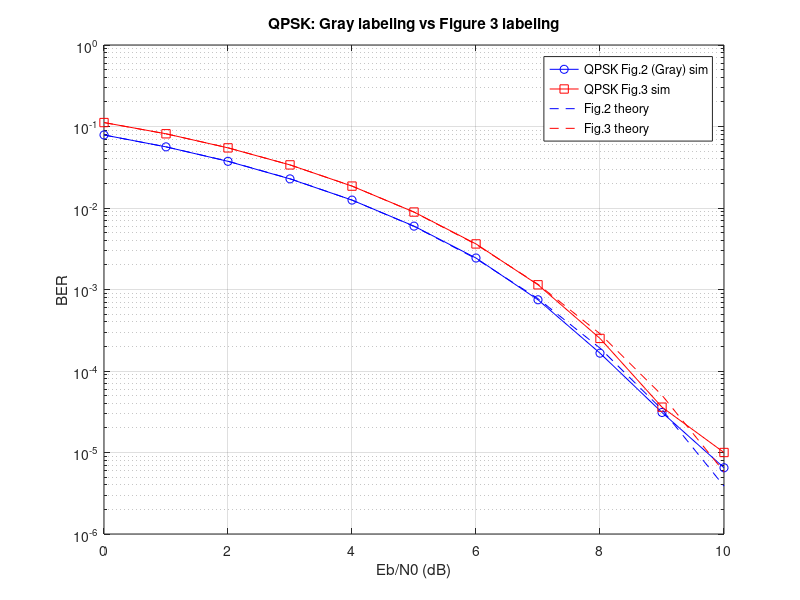

MATLAB code to generate this figure:
N = 2e6;                                   % even number of bits
bits = randi([0 1], 1, N);
b0 = bits(1:2:end);
b1 = bits(2:2:end);

% Figure 2 (Gray): b0 -> I, b1 -> Q
tx2 = (2*b0 - 1) + 1j*(2*b1 - 1);

% Figure 3: I from b0, Q from b0 XOR b1
tx3 = (2*b0 - 1) + 1j*(2*xor(b0,b1) - 1);

EbN0_dB = 0:1:10;
BER2 = zeros(size(EbN0_dB));
BER3 = zeros(size(EbN0_dB));

for k = 1:length(EbN0_dB)
    EbN0  = 10^(EbN0_dB(k)/10);
    sigma = sqrt(1/EbN0/2);                % Eb = 1
    n = sigma*(randn(size(tx2)) + 1j*randn(size(tx2)));   % same noise for both

    % Figure 2 receiver
    rx = tx2 + n;
    b0_hat = real(rx) > 0;
    b1_hat = imag(rx) > 0;
    BER2(k) = (sum(b0_hat ~= b0) + sum(b1_hat ~= b1)) / N;

    % Figure 3 receiver
    rx = tx3 + n;
    b0_hat = real(rx) > 0;
    q_hat  = imag(rx) > 0;
    b1_hat = xor(b0_hat, q_hat);           % undo the XOR
    BER3(k) = (sum(b0_hat ~= b0) + sum(b1_hat ~= b1)) / N;
end

p = qfunc(sqrt(2*10.^(EbN0_dB/10)));
th2 = p;
th3 = 1.5*p - p.^2;

figure;
semilogy(EbN0_dB, BER2, 'bo-', EbN0_dB, BER3, 'rs-'); hold on;
semilogy(EbN0_dB, th2, 'b--', EbN0_dB, th3, 'r--');
grid on; ylim([1e-6 1]);
xlabel('Eb/N0 (dB)'); ylabel('BER');
legend('QPSK Fig.2 (Gray) sim','QPSK Fig.3 sim', ...
       'Fig.2 theory','Fig.3 theory');
title('QPSK: Gray labeling vs Figure 3 labeling');
